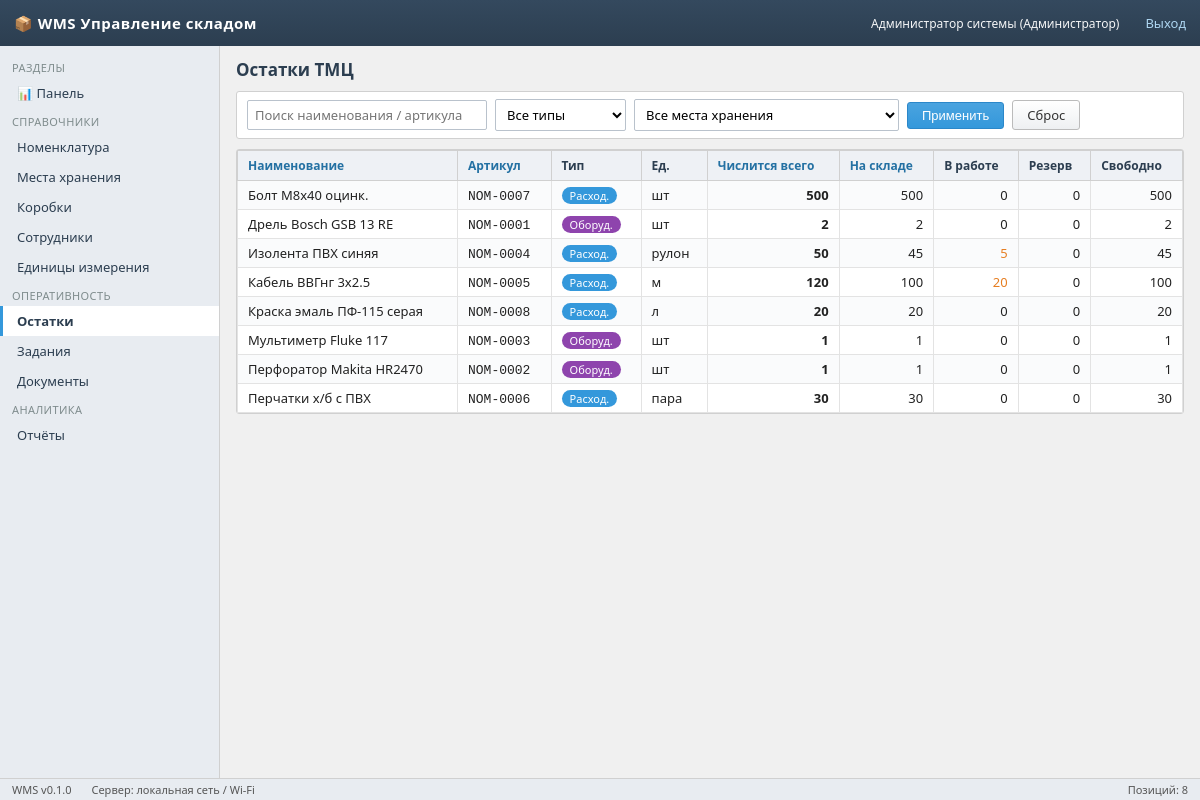
/stock (signed in), run on the app's committed database.
### app/models/models.py (models this page shows)
class User(Base):
    __tablename__ = "users"
    id: Mapped[int] = mapped_column(primary_key=True)
    username: Mapped[str] = mapped_column(String(64), unique=True, index=True)
    password_hash: Mapped[str] = mapped_column(String(128), default="")
    full_name: Mapped[str] = mapped_column(String(128), default="")
    role: Mapped[str] = mapped_column(String(16), default="worker")  # admin/controller/worker
    pin_code: Mapped[str] = mapped_column(String(8), default="")
    is_active: Mapped[bool] = mapped_column(Boolean, default=True)
    created_at: Mapped[datetime] = mapped_column(DateTime, default=datetime.utcnow)
    employee = relationship("Employee", back_populates="user", uselist=False)

class Nomenclature(Base):
    __tablename__ = "nomenclature"
    id: Mapped[int] = mapped_column(primary_key=True)
    name: Mapped[str] = mapped_column(String(256), index=True)
    sku: Mapped[str] = mapped_column(String(64), unique=True, index=True)
    type: Mapped[str] = mapped_column(String(16), default="consumable")  # consumable/asset
    unit_id: Mapped[int | None] = mapped_column(ForeignKey("units.id"))
    description: Mapped[str] = mapped_column(Text, default="")
    photo_path: Mapped[str] = mapped_column(String(256), default="")
    is_active: Mapped[bool] = mapped_column(Boolean, default=True)
    created_at: Mapped[datetime] = mapped_column(DateTime, default=datetime.utcnow)
    updated_at: Mapped[datetime] = mapped_column(DateTime, default=datetime.utcnow,
                                                 onupdate=datetime.utcnow)
    unit = relationship("Unit")
    instances = relationship("AssetInstance", back_populates="nomenclature")

class Unit(Base):
    __tablename__ = "units"
    id: Mapped[int] = mapped_column(primary_key=True)
    code: Mapped[str] = mapped_column(String(16), unique=True)
    name: Mapped[str] = mapped_column(String(64))

### app/api/storage.py (the view)
@router.get("/stock", response_class=HTMLResponse)
def stock_page(request: Request, typ: str = "", loc_id: int | None = None, q: str = "",
               sort: str = "name", db: Session = Depends(get_db)):
    u = require_role(request, db, ROLE)
    if not u:
        return redir_login()
    noms = db.query(Nomenclature).filter(Nomenclature.is_active == True)  # noqa: E712
    if typ in ("consumable", "asset"):
        noms = noms.filter(Nomenclature.type == typ)
    if q:
        like = f"%{q}%"
        noms = noms.filter((Nomenclature.name.ilike(like)) | (Nomenclature.sku.ilike(like)))
    noms = noms.all()
    loc_filter = None
    if loc_id:
        _, by_parent = _tree(db)
        sel = db.get(Location, loc_id)
        if sel:
            loc_filter = set(_descendant_ids(sel, by_parent))
    rows = []
    stock_all = db.query(StockByLocation).all()
    issued_open = db.query(IssuedItem).filter(IssuedItem.status == "open").all()
    inst_map: dict[int, dict] = {}
    for a in db.query(AssetInstance).all():
        st = inst_map.setdefault(a.nomenclature_id, {"in_stock": 0, "issued": 0,
                                                     "repair": 0, "written_off": 0})
        st[a.status] = st.get(a.status, 0) + 1
    for n in noms:
        srows = [r for r in stock_all if r.nomenclature_id == n.id
                 and (not loc_filter or r.location_id in loc_filter)]
        on_wh = sum(r.qty_stock for r in srows)
        reserved = sum(r.qty_reserved for r in srows)
        inst = inst_map.get(n.id)
        if n.type == "asset":
            total = sum(inst.values()) if inst else 0
            in_work = inst.get("issued", 0) if inst else 0
            on_wh_disp = inst.get("in_stock", 0) if inst else on_wh
        else:
            in_work = sum(i.qty for i in issued_open if i.nomenclature_id == n.id)
            total = on_wh + in_work
            on_wh_disp = on_wh
        if total == 0 and on_wh == 0 and in_work == 0:
            continue
        rows.append({"n": n, "total": total, "wh": on_wh_disp, "work": in_work,
                     "reserved": reserved, "free": on_wh_disp - reserved})
    key = {"name": lambda r: r["n"].name, "sku": lambda r: r["n"].sku,
           "total": lambda r: -r["total"], "wh": lambda r: -r["wh"]}.get(sort)
    if key:
        rows.sort(key=key)
    cells = db.query(Location).filter(Location.type == "warehouse").order_by(Location.code).all()
    _, by_parent = _tree(db)
    all_locs = db.query(Location).order_by(Location.code).all()
    return templates.TemplateResponse("stock.html", {
        "request": request, "user": u, "rows": rows, "typ": typ, "q": q, "sort": sort,
        "loc_id": loc_id or "", "warehouses": all_locs, "by_parent": by_parent,
        "loc_name": db.get(Location, loc_id).name if loc_id else "",
        "app_title": "WMS Управление складом", "active": "stock"})

### app/templates/stock.html (shortened to what this page needs)
{% extends "base.html" %}
{% block content %}
<div class="page-head"><h1>Остатки ТМЦ</h1></div>
<div class="toolbar">
  <form method="get" style="display:flex;gap:8px;align-items:center;flex-wrap:wrap">
    <input type="text" name="q" placeholder="Поиск наименования / артикула" value="{{ q }}" style="width:240px">
    <select name="typ">
      <option value="">Все типы</option>
    </select>
    <select name="loc_id">
      <option value="">Все места хранения</option>
    </select>
    <button class="btn btn-primary">Применить</button>
    <a class="btn" href="/stock">Сброс</a>
  </form>
</div>
<div class="panel">
<table class="grid">
  <tr>
    <th><a href="?sort=name&q={{q}}&typ={{typ}}&loc_id={{loc_id}}">Наименование</a></th>
    <th><a href="?sort=sku&q={{q}}&typ={{typ}}&loc_id={{loc_id}}">Артикул</a></th>
    <th>Тип</th><th>Ед.</th>
    <th class="num"><a href="?sort=total&q={{q}}&typ={{typ}}&loc_id={{loc_id}}">Числится всего</a></th>
    <th class="num"><a href="?sort=wh&q={{q}}&typ={{typ}}&loc_id={{loc_id}}">На складе</a></th>
    <th class="num">В работе</th><th class="num">Резерв</th><th class="num">Свободно</th>
  </tr>
  {% for r in rows %}
  <tr class="clickable" onclick="location='/nomenclature/{{ r.n.id }}?tab=stock'">
    <td>{{ r.n.name }}</td>
    <td><code>{{ r.n.sku }}</code></td>
    <td>{% if r.n.type=='asset' %}<span class="badge purple">Оборуд.</span>{% else %}<span class="badge blue">Расход.</span>{% endif %}</td>
    <td>{{ r.n.unit.code if r.n.unit else '—' }}</td>
    <td class="num"><b>{{ '%g'|format(r.total) }}</b></td>
    <td class="num">{{ '%g'|format(r.wh) }}</td>
    <td class="num">{% if r.work %}<span style="color:#e67e22">{{ '%g'|format(r.work) }}</span>{% else %}0{% endif %}</td>
    <td class="num">{{ '%g'|format(r.reserved) }}</td>
    <td class="num">{% if r.free < 0 %}<span style="color:#e74c3c">{{ '%g'|format(r.free) }}</span>{% else %}{{ '%g'|format(r.free) }}{% endif %}</td>
  </tr>
  {% else %}<tr><td colspan="9" class="muted center">Нет данных по фильтрам</td></tr>{% endfor %}
</table>
</div>
{% endblock %}
{% block status_right %}Позиций: {{ rows|length }}{% endblock %}

### app/templates/base.html (shortened to what this page needs)
<!doctype html>
<html lang="ru">
<head>
<link rel="stylesheet" href="/static/wms.css">
</head>
<body>
<div class="topbar">
  <span class="logo">📦 {{ app_title }}</span>
  {% if user %}
    <span class="user">{{ user.full_name or user.username }}
      ({{ {'admin':'Администратор','controller':'Контролёр','worker':'Складской рабочий'}[user.role] }})</span>
    <a href="/logout">Выход</a>
  {% endif %}
</div>
{% if user %}
<nav class="sidebar">
  <div class="section">Разделы</div>
  <a class="nav-item {% if active=='dashboard' %}active{% endif %}" href="/">📊 Панель</a>
  <div class="section">Справочники</div>
  <a class="nav-item {% if active=='nomenclature' %}active{% endif %}" href="/nomenclature">Номенклатура</a>
  <a class="nav-item {% if active=='locations' %}active{% endif %}" href="/locations">Места хранения</a>
  <a class="nav-item {% if active=='boxes' %}active{% endif %}" href="/boxes">Коробки</a>
  <a class="nav-item {% if active=='employees' %}active{% endif %}" href="/employees">Сотрудники</a>
  <a class="nav-item {% if active=='units' %}active{% endif %}" href="/units">Единицы измерения</a>
  <div class="section">Оперативность</div>
  <a class="nav-item {% if active=='stock' %}active{% endif %}" href="/stock">Остатки</a>
  <a class="nav-item {% if active=='tasks' %}active{% endif %}" href="/tasks">Задания</a>
  <a class="nav-item {% if active=='documents' %}active{% endif %}" href="/documents">Документы</a>
  <div class="section">Аналитика</div>
  <a class="nav-item {% if active=='reports' %}active{% endif %}" href="/reports">Отчёты</a>
</nav>
{% endif %}
<main class="main" {% if not user %}style="margin-left:0"{% endif %}>
{% block content %}{% endblock %}
</main>
<div class="statusbar">
  <span>WMS v0.1.0</span>
  <span>Сервер: локальная сеть / Wi-Fi</span>
  <span style="margin-left:auto">{% block status_right %}Готов{% endblock %}</span>
</div>
</body>
</html>

### app/static/wms.css (style rules this page uses)
:root { --bg: #f0f0f0; --panel: #ffffff; --head: #2c3e50; --btn: #3498db; --ok: #27ae60; --danger: #e74c3c; --border: #d0d0d0; }
* { box-sizing: border-box; margin: 0; padding: 0; }
body { font-family: "Segoe UI", Tahoma, Arial, sans-serif; background: var(--bg); color: #222; font-size: 13px; }
a { color: #2471a3; text-decoration: none; }
.topbar { height: 46px; background: linear-gradient(#34495e, #2c3e50); color: #fff; display: flex; align-items: center; padding: 0 14px; gap: 14px; position: fixed; top: 0; left: 0; right: 0; z-index: 100; }
.topbar .logo { font-weight: bold; font-size: 15px; letter-spacing: .5px; }
.topbar .user { font-size: 12px; opacity: .95; }
.topbar a { color: #aed6f1; margin-left: 12px; }
.sidebar { position: fixed; top: 46px; bottom: 22px; left: 0; width: 220px; background: #e8ecf1; border-right: 1px solid var(--border); overflow-y: auto; padding: 8px 0; }
.sidebar .section { padding: 6px 12px 3px; font-size: 11px; color: #7f8c8d; text-transform: uppercase; letter-spacing: .4px; }
.sidebar a.nav-item { display: block; padding: 6px 14px; color: #2c3e50; border-left: 3px solid transparent; }
.sidebar a.nav-item.active { background: #fff; border-left-color: var(--btn); font-weight: 600; }
.main { margin: 46px 0 22px 220px; padding: 12px 16px; }
.page-head { display: flex; align-items: center; gap: 10px; margin-bottom: 10px; }
.page-head h1 { font-size: 17px; color: var(--head); }
.toolbar { background: var(--panel); border: 1px solid var(--border); border-radius: 3px; padding: 7px 10px; margin-bottom: 10px; display: flex; gap: 8px; align-items: center; flex-wrap: wrap; }
.btn { display: inline-block; padding: 5px 14px; border-radius: 3px; border: 1px solid #bbb; background: linear-gradient(#fff, #eef0f2); color: #333; cursor: pointer; font-size: 13px; }
.btn-primary { background: linear-gradient(#4aa3df, var(--btn)); border-color: #2b87c9; color: #fff; }
.panel { background: var(--panel); border: 1px solid var(--border); border-radius: 3px; margin-bottom: 12px; }
table.grid { width: 100%; border-collapse: collapse; }
table.grid th { background: #eef1f5; color: var(--head); text-align: left; padding: 6px 10px; border: 1px solid var(--border); font-size: 12px; white-space: nowrap; }
table.grid td { padding: 5px 10px; border: 1px solid #e3e3e3; vertical-align: top; }
table.grid tr:nth-child(even) td { background: #fafbfc; }
table.grid tr.clickable { cursor: pointer; }
.num { text-align: right; font-variant-numeric: tabular-nums; }
input[type=text], input[type=password], input[type=number], input[type=date], select, textarea { border: 1px solid #b9c2cc; border-radius: 2px; padding: 5px 7px; font-size: 13px; background: #fff; font-family: inherit; }
.badge { display: inline-block; padding: 1px 8px; border-radius: 9px; font-size: 11px; color: #fff; background: #95a5a6; white-space: nowrap; }
.badge.blue { background: var(--btn); }
.badge.purple { background: #8e44ad; }
.statusbar { position: fixed; bottom: 0; left: 0; right: 0; height: 22px; line-height: 22px; background: #e8ecf1; border-top: 1px solid var(--border); font-size: 11px; color: #555; padding: 0 12px; display: flex; gap: 20px; z-index: 100; }

### data on the page
User: full_name "Администратор системы", role "Администратор"
Nomenclature: n.name "Болт М8х40 оцинк.", n.sku "NOM-0007"
Unit: n.unit "шт" "шт" "шт" "шт"
Nomenclature: n.name "Дрель Bosch GSB 13 RE", n.sku "NOM-0001"
Nomenclature: n.name "Изолента ПВХ синяя", n.sku "NOM-0004"
Unit: n.unit "рулон"
Nomenclature: n.name "Кабель ВВГнг 3х2.5", n.sku "NOM-0005"
Unit: n.unit "м"
Nomenclature: n.name "Краска эмаль ПФ-115 серая", n.sku "NOM-0008"
Unit: n.unit "л"
Nomenclature: n.name "Мультиметр Fluke 117", n.sku "NOM-0003"
Nomenclature: n.name "Перфоратор Makita HR2470", n.sku "NOM-0002"
Nomenclature: n.name "Перчатки х/б с ПВХ", n.sku "NOM-0006"
Unit: n.unit "пара"

### other printed values
{{ app_title }} "WMS Управление складом"
{{ '%g'|format(r.total) }} "500" "2" "50" "120" "20" "1" "1" "30"
{{ '%g'|format(r.wh) }} "500" "2" "45" "100" "20" "1" "1" "30"
{{ '%g'|format(r.reserved) }} "0" "0" "0" "0" "0" "0" "0" "0"
{{ '%g'|format(r.free) }} "500" "2" "45" "100" "20" "1" "1" "30"
{{ '%g'|format(r.work) }} "5" "20"
{{ rows|length }} "8"
